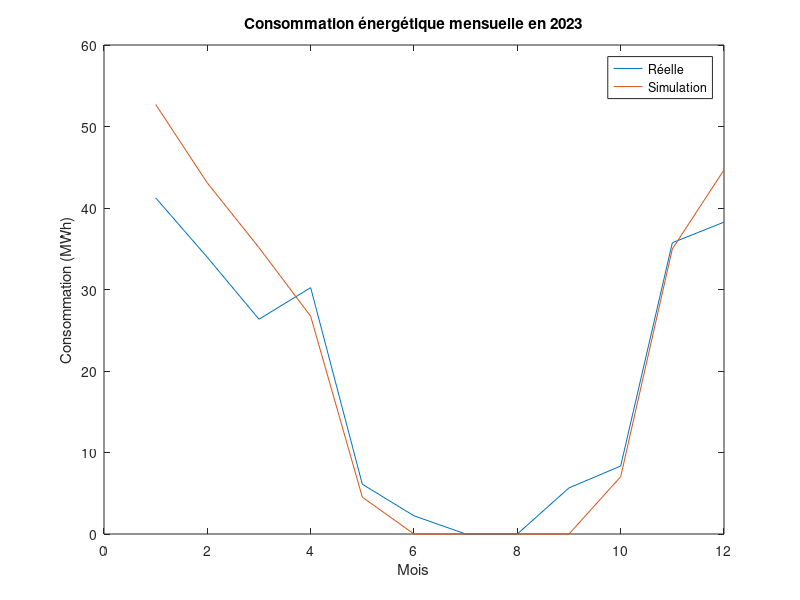

Write MATLAB code to recreate this figure.
U_murs1 = 0.38; % Coefficient de transmission thermique (W/m².K)
U_murs2 = 0.38;
U_vitres = 2.70;

A_fenetres = 137.72; % Surface des fenêtres (m²)
A_mur1 = 217.73;
A_mur2 = A_mur1;

U_tt = 0.79; % Ponts thermiques toiture terrases
U_pii = 0.99; % Ponts thermiques planchers intermédiaires intérieurs
U_pie = 0.07; % Ponts thermiques planchers intermédiaires extérieurs
U_amei = 0.03; % Ponts thermiques angles murs extérieurs intérieurs
U_amee = 0.015; % Ponts thermiques angles murs extérieurs extérieurs

V = 4.31; % débit d'air de la CTA (m^3/s)
rau = 1.2; % kg/m^3
cp = 1005; % J/(kg.dT)

T_ref = 17;
T_reelle = [6.5, 7.5, 10, 11.5, 16.1, 22.4, 21.2, 20.9, 21.4, 15.6, 9.8, 8.1];

Q_murs1 = U_murs1*A_mur1*max(0,(T_ref-T_reelle));
Q_murs2 = U_murs2*A_mur2*max(0,(T_ref-T_reelle));
Q_fenetres = U_vitres*A_fenetres*max(0,(T_ref-T_reelle));

Q_ponts = 2*(48.06+23.03)*(U_tt+U_pii+U_pie+U_amei+U_amee)*max(0,(T_ref-T_reelle));

Q_CTA = V*rau*cp*max(0,(T_ref-T_reelle));

Q_total = Q_murs1+Q_murs2+Q_fenetres+Q_ponts+Q_CTA; % Puissance (W)

Q = Q_total/1000; % Puissance (kW)

heures = 24;
mois = [31, 28, 31, 30, 31, 30, 31, 31, 30, 31, 30, 31]; % Nombre de jours par mois
efficacite = 0.89; % Efficacité du système de chauffage

E_quotidienne = Q*heures; % Energie (kWh)

E_mensuelle = E_quotidienne.*mois; % Energie (kWh)

E_mensuelle = E_mensuelle/efficacite;

E_mensuelle = E_mensuelle/1000; % Energie (MWh)

E_annuelle = sum(E_mensuelle);

chauffage_reel_2023 = 14.89/100*[277000, 228000, 177000, 203000, 41000, 15000, 0, 0, 38000, 56000, 240000, 257000];

E_reelle = chauffage_reel_2023/1000;

figure
plot(E_reelle)
hold on
plot(E_mensuelle)
xlabel('Mois')
ylabel('Consommation (MWh)')
legend('Réelle','Simulation')
title('Consommation énergétique mensuelle en 2023')
